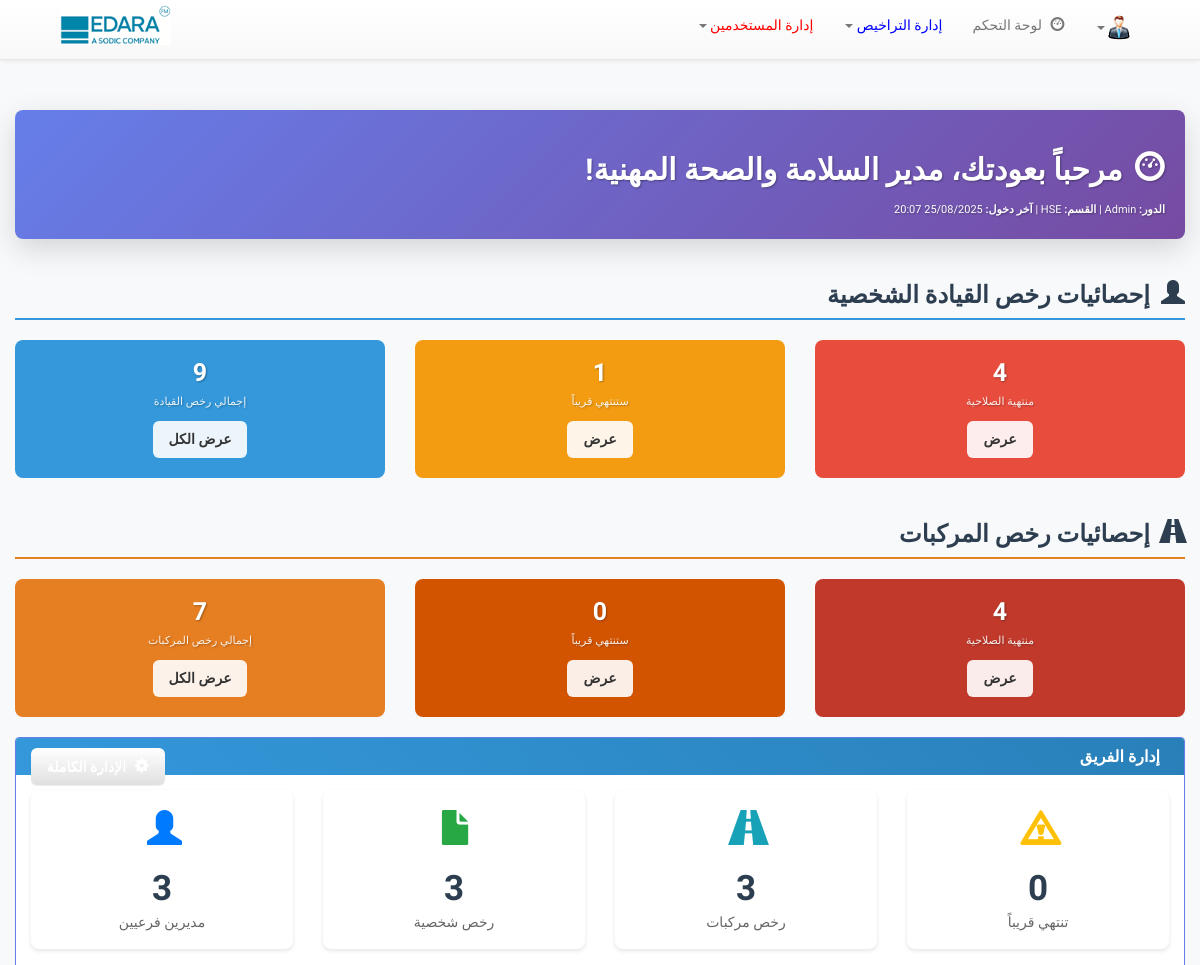
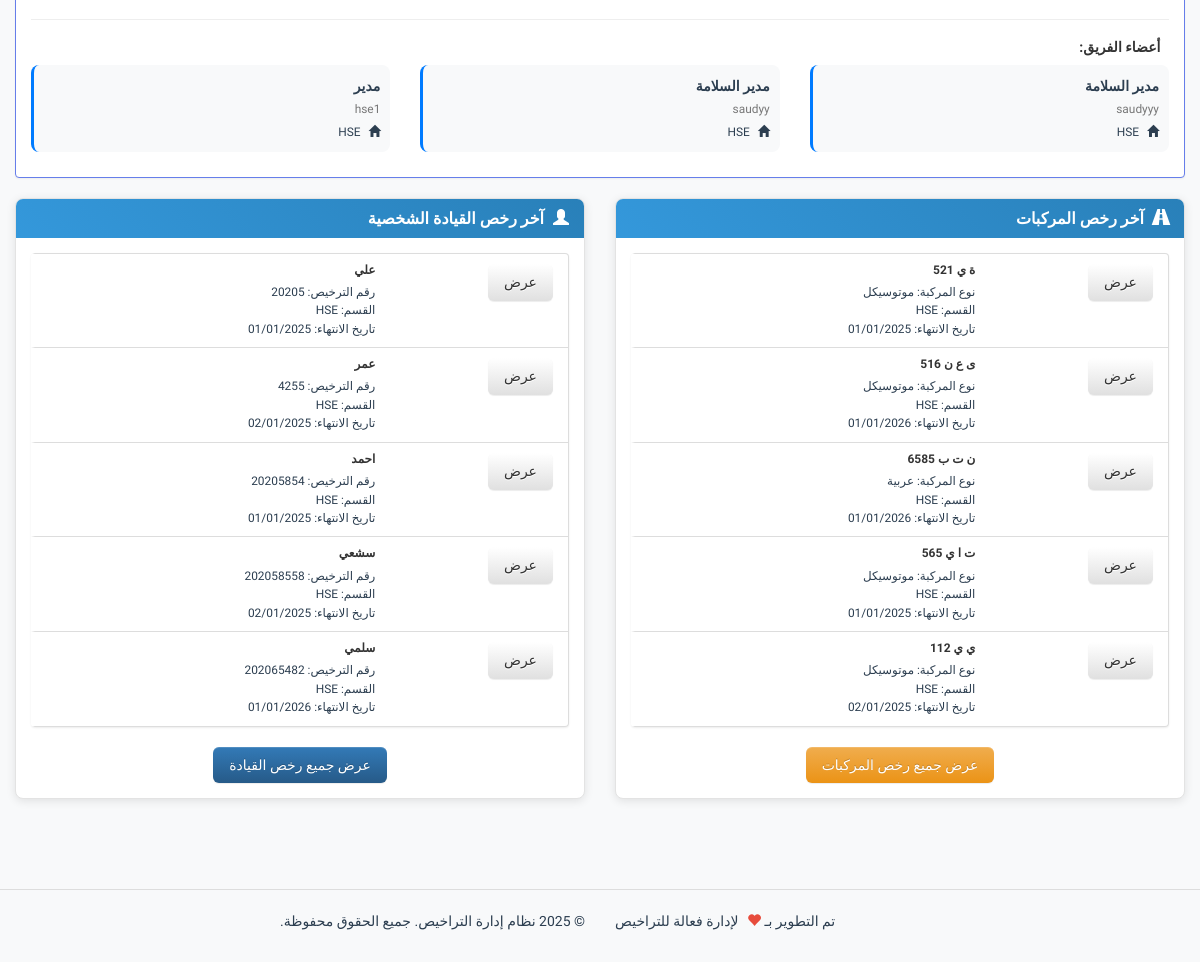
The app's page /dashboard.php (signed in) with its own data (2 pictures, top to bottom).
### tables this page shows
CREATE TABLE `users` (
  `user_id` int(11) NOT NULL,
  `username` varchar(50) NOT NULL,
  `email` varchar(100) NOT NULL,
  `password` varchar(255) NOT NULL,
  `full_name` varchar(255) NOT NULL,
  `role` enum('super_admin','admin','user') NOT NULL DEFAULT 'user',
  `department_id` int(11) DEFAULT NULL,
  `parent_admin_id` int(11) DEFAULT NULL,
  `is_active` tinyint(1) DEFAULT 1,
  `last_login` timestamp NULL DEFAULT NULL,
  `created_at` timestamp NOT NULL DEFAULT current_timestamp(),
  `updated_at` timestamp NOT NULL DEFAULT current_timestamp() ON UPDATE current_timestamp(),
  `project_id` int(11) DEFAULT NULL
);

CREATE TABLE `departments` (
  `department_id` int(11) NOT NULL,
  `department_name` varchar(255) NOT NULL,
  `department_description` text DEFAULT NULL,
  `is_active` tinyint(1) DEFAULT 1,
  `created_at` timestamp NOT NULL DEFAULT current_timestamp(),
  `updated_at` timestamp NOT NULL DEFAULT current_timestamp() ON UPDATE current_timestamp(),
  `department_email` varchar(255) DEFAULT NULL COMMENT 'Email address for the department to receive notifications'
);

CREATE TABLE `personal_licenses` (
  `license_id` int(11) NOT NULL,
  `license_number` varchar(50) NOT NULL,
  `full_name` varchar(255) NOT NULL,
  `issue_date` date NOT NULL,
  `expiration_date` date NOT NULL,
  `project_id` int(11) NOT NULL,
  `department_id` int(11) NOT NULL,
  `user_id` int(11) DEFAULT NULL,
  `front_image_path` varchar(500) DEFAULT NULL,
  `back_image_path` varchar(500) DEFAULT NULL,
  `notes` text DEFAULT NULL,
  `is_active` tinyint(1) DEFAULT 1,
  `created_at` timestamp NOT NULL DEFAULT current_timestamp(),
  `updated_at` timestamp NOT NULL DEFAULT current_timestamp() ON UPDATE current_timestamp()
);

CREATE TABLE `vehicle_licenses` (
  `license_id` int(11) NOT NULL,
  `car_number` varchar(20) NOT NULL,
  `vehicle_type` enum('موتوسيكل','عربية','تروسيكل') NOT NULL,
  `issue_date` date NOT NULL,
  `expiration_date` date NOT NULL,
  `project_id` int(11) NOT NULL,
  `department_id` int(11) NOT NULL,
  `user_id` int(11) DEFAULT NULL,
  `front_image_path` varchar(500) DEFAULT NULL,
  `back_image_path` varchar(500) DEFAULT NULL,
  `notes` text DEFAULT NULL,
  `is_active` tinyint(1) DEFAULT 1,
  `created_at` timestamp NOT NULL DEFAULT current_timestamp(),
  `updated_at` timestamp NOT NULL DEFAULT current_timestamp() ON UPDATE current_timestamp()
);

### dashboard.php (the view, shortened to what the rows shown need)
<?php
require_once 'config/config.php';
require_once 'php_action/auth.php';
$userRole = getUserRole();
$hasVehicleView = hasPermission('vehicle_licenses_view');
$hasPersonalView = hasPermission('personal_licenses_view');
$hasGeneralView = hasPermission('licenses_view');
if ($hasVehicleView || $hasPersonalView) {
    $canViewVehicle = $hasVehicleView;
    $canViewPersonal = $hasPersonalView;
} else {
    $canViewVehicle = $hasGeneralView;
    $canViewPersonal = $hasGeneralView;
}
try {
    $conn = getDBConnection();
    if ($userRole === 'super_admin') {
        if ($canViewPersonal) {
            $personalTotalLicenses = $conn->query("SELECT COUNT(*) FROM personal_licenses WHERE is_active = 1")->fetchColumn();
            $personalExpiringLicenses = $conn->query("SELECT COUNT(*) FROM personal_licenses l WHERE l.is_active = 1 AND l.expiration_date <= DATE_ADD(CURDATE(), INTERVAL 30 DAY) AND l.expiration_date >= CURDATE()")->fetchColumn();
            $personalExpiredLicenses = $conn->query("SELECT COUNT(*) FROM personal_licenses l WHERE l.is_active = 1 AND l.expiration_date < CURDATE()")->fetchColumn();
        } else {
            $personalTotalLicenses = $personalExpiringLicenses = $personalExpiredLicenses = 0;
        }
        if ($canViewVehicle) {
            $vehicleTotalLicenses = $conn->query("SELECT COUNT(*) FROM vehicle_licenses WHERE is_active = 1")->fetchColumn();
            $vehicleExpiringLicenses = $conn->query("SELECT COUNT(*) FROM vehicle_licenses l WHERE l.is_active = 1 AND l.expiration_date <= DATE_ADD(CURDATE(), INTERVAL 30 DAY) AND l.expiration_date >= CURDATE()")->fetchColumn();
            $vehicleExpiredLicenses = $conn->query("SELECT COUNT(*) FROM vehicle_licenses l WHERE l.is_active = 1 AND l.expiration_date < CURDATE()")->fetchColumn();
        } else {
            $vehicleTotalLicenses = $vehicleExpiringLicenses = $vehicleExpiredLicenses = 0;
        }
        $totalUsers = $conn->query("SELECT COUNT(*) FROM users WHERE is_active = 1")->fetchColumn();
        $totalDepartments = $conn->query("SELECT COUNT(*) FROM departments WHERE is_active = 1")->fetchColumn();
        if ($canViewPersonal) {
            $recentPersonalLicensesQuery = "
                SELECT l.*, p.project_name, d.department_name
                FROM personal_licenses l
                LEFT JOIN projects p ON l.project_id = p.project_id
                LEFT JOIN departments d ON l.department_id = d.department_id
                WHERE l.is_active = 1
                ORDER BY l.created_at DESC
                LIMIT 5
            ";
        }
        if ($canViewVehicle) {
            $recentVehicleLicensesQuery = "
                SELECT l.*, p.project_name, d.department_name
                FROM vehicle_licenses l
                LEFT JOIN projects p ON l.project_id = p.project_id
                LEFT JOIN departments d ON l.department_id = d.department_id
                WHERE l.is_active = 1
                ORDER BY l.created_at DESC
                LIMIT 5
            ";
        }
    } elseif ($userRole === 'admin') {
        $personalLicenseFilter = getLicenseFilter('l');
        $vehicleLicenseFilter = getLicenseFilter('l');
        if ($canViewPersonal) {
            $recentPersonalLicensesQuery = "
                SELECT l.*, p.project_name, d.department_name, u.full_name as added_by
                FROM personal_licenses l
                LEFT JOIN projects p ON l.project_id = p.project_id
                LEFT JOIN departments d ON l.department_id = d.department_id
                LEFT JOIN users u ON l.user_id = u.user_id
                WHERE l.is_active = 1 AND ($personalLicenseFilter)
                ORDER BY l.created_at DESC
                LIMIT 5
            ";
        }
        if ($canViewVehicle) {
            $recentVehicleLicensesQuery = "
                SELECT l.*, p.project_name, d.department_name, u.full_name as added_by
                FROM vehicle_licenses l
                LEFT JOIN projects p ON l.project_id = p.project_id
                LEFT JOIN departments d ON l.department_id = d.department_id
                LEFT JOIN users u ON l.user_id = u.user_id
                WHERE l.is_active = 1 AND ($vehicleLicenseFilter)
                ORDER BY l.created_at DESC
                LIMIT 5
            ";
        }
    }
    if ($canViewPersonal && isset($recentPersonalLicensesQuery)) {
        $recentPersonalStmt = $conn->prepare($recentPersonalLicensesQuery);
            $recentPersonalStmt->execute();
        $recentPersonalLicenses = $recentPersonalStmt->fetchAll();
    } else {
        $recentPersonalLicenses = [];
    }
    if ($canViewVehicle && isset($recentVehicleLicensesQuery)) {
        $recentVehicleStmt = $conn->prepare($recentVehicleLicensesQuery);
        if ($userRole === 'admin') {
            $recentVehicleStmt->execute();
        } else {
            $recentVehicleStmt->execute();
        }
        $recentVehicleLicenses = $recentVehicleStmt->fetchAll();
    } else {
        $recentVehicleLicenses = [];
    }
} catch (Exception $e) {
    error_log("Dashboard error: " . $e->getMessage());
    $personalTotalLicenses = $personalExpiringLicenses = $personalExpiredLicenses = 0;
    $vehicleTotalLicenses = $vehicleExpiringLicenses = $vehicleExpiredLicenses = 0;
    $totalUsers = $totalDepartments = 0;
    $recentPersonalLicenses = $recentVehicleLicenses = [];
}
include 'includes/header.php';
?>
<div class="container content-wrapper">
    <div class="row">
        <div class="col-md-12">
            <div class="dashboard-stats">
                <h2><i class="glyphicon glyphicon-dashboard"></i> مرحباً بعودتك، <?php echo htmlspecialchars($_SESSION['full_name']); ?>!</h2>
            </div>
        </div>
    </div>
    <?php if (isHeadAdmin()): ?>
    <div class="row">
        <div class="col-md-12">
            <div class="panel panel-info">
                <div class="panel-body">
                    <?php
                    $teamInfo = getTeamInfo();
                    ?>
                    <?php if (!empty($teamInfo)): ?>
                    <div class="row">
                        <?php foreach ($teamInfo as $member): ?>
                        <div class="col-md-4 col-sm-6">
                            <div class="team-member-card" style="background: #f8f9fa; padding: 10px; border-radius: 8px; margin-bottom: 10px; border-left: 3px solid #007bff;">
                                <strong><?php echo htmlspecialchars($member['full_name']); ?></strong>
                                <br><small class="text-muted"><?php echo htmlspecialchars($member['username']); ?></small>
                                <br><small><i class="glyphicon glyphicon-home"></i> <?php echo htmlspecialchars($member['department_name'] ?? 'لا يوجد قسم'); ?></small>
                            </div>
                        </div>
                        <?php endforeach; ?>
                    </div>
                    <?php endif; ?>
                </div>
            </div>
        </div>
    </div>
    <?php endif; ?>
    <?php if ($canViewPersonal || $canViewVehicle): ?>
    <div class="row">
        <?php if ($canViewPersonal): ?>
        <div class="<?php echo ($canViewPersonal && $canViewVehicle) ? 'col-md-6' : 'col-md-12'; ?>">
            <div class="panel panel-default">
                <div class="panel-body">
                    <?php if (!empty($recentPersonalLicenses)): ?>
                        <div class="list-group">
                            <?php foreach ($recentPersonalLicenses as $license): ?>
                                <div class="list-group-item">
                                    <div class="row">
                                        <div class="col-md-8">
                                            <h6 class="list-group-item-heading">
                                                <strong><?php echo htmlspecialchars($license['full_name']); ?></strong>
                                            </h6>
                                            <p class="list-group-item-text">
                                                <small>
                                                    رقم الترخيص: <?php echo htmlspecialchars($license['license_number']); ?><br>
                                                    القسم: <?php echo htmlspecialchars($license['department_name']); ?><br>
                                                    تاريخ الانتهاء: <?php echo date('d/m/Y', strtotime($license['expiration_date'])); ?>
                                                </small>
                                            </p>
                                        </div>
                                        <div class="col-md-4 text-left">
                                            <a href="view_license.php?id=<?php echo $license['license_id']; ?>&type=personal"
                                               class="btn btn-xs btn-default">
                                                عرض
                                            </a>
                                        </div>
                                    </div>
                                </div>
                            <?php endforeach; ?>
                        </div>
                    <?php else: ?>
                        <p class="text-muted text-center">لا توجد رخص قيادة شخصية حديثة</p>
                    <?php endif; ?>
                </div>
            </div>
        </div>
        <?php endif; ?>
        <?php if ($canViewVehicle): ?>
        <div class="<?php echo ($canViewPersonal && $canViewVehicle) ? 'col-md-6' : 'col-md-12'; ?>">
            <div class="panel panel-default">
                <div class="panel-body">
                    <?php if (!empty($recentVehicleLicenses)): ?>
                        <div class="list-group">
                            <?php foreach ($recentVehicleLicenses as $license): ?>
                                <div class="list-group-item">
                                    <div class="row">
                                        <div class="col-md-8">
                                            <h6 class="list-group-item-heading">
                                                <strong><?php echo htmlspecialchars($license['car_number']); ?></strong>
                                            </h6>
                                            <p class="list-group-item-text">
                                                <small>
                                                    نوع المركبة: <?php echo htmlspecialchars($license['vehicle_type']); ?><br>
                                                    القسم: <?php echo htmlspecialchars($license['department_name']); ?><br>
                                                    تاريخ الانتهاء: <?php echo date('d/m/Y', strtotime($license['expiration_date'])); ?>
                                                </small>
                                            </p>
                                        </div>
                                        <div class="col-md-4 text-left">
                                            <a href="view_license.php?id=<?php echo $license['license_id']; ?>&type=vehicle"
                                               class="btn btn-xs btn-default">
                                                عرض
                                            </a>
                                        </div>
                                    </div>
                                </div>
                            <?php endforeach; ?>
                        </div>
                    <?php else: ?>
                        <p class="text-muted text-center">لا توجد رخص مركبات حديثة</p>
                    <?php endif; ?>
                </div>
            </div>
        </div>
        <?php endif; ?>
    </div>
    <?php endif; ?>
</div>
<?php include 'includes/footer.php'; ?>

### records on screen
users: full_name "مدير", username "hse1", department.department_name "HSE"
users: full_name "مدير السلامة", username "saudyy", department.department_name "HSE"
users: full_name "مدير السلامة", username "saudyyy", department.department_name "HSE"
personal_licenses: full_name "علي", license_number "20205", department.department_name "HSE", expiration_date "01/01/2025"
personal_licenses: full_name "عمر", license_number "4255", department.department_name "HSE", expiration_date "02/01/2025"
personal_licenses: full_name "احمد", license_number "20205854", department.department_name "HSE", expiration_date "01/01/2025"
personal_licenses: full_name "سشعي", license_number "202058558", department.department_name "HSE", expiration_date "02/01/2025"
personal_licenses: full_name "سلمي", license_number "202065482", department.department_name "HSE", expiration_date "01/01/2026"
vehicle_licenses: car_number "ة ي 521", vehicle_type "موتوسيكل", department.department_name "HSE", expiration_date "01/01/2025"
vehicle_licenses: car_number "ى ع ن 516", vehicle_type "موتوسيكل", department.department_name "HSE", expiration_date "01/01/2026"
vehicle_licenses: car_number "ن ت ب 6585", vehicle_type "عربية", department.department_name "HSE", expiration_date "01/01/2026"
vehicle_licenses: car_number "ت ا ي 565", vehicle_type "موتوسيكل", department.department_name "HSE", expiration_date "01/01/2025"
vehicle_licenses: car_number "ي ي 112", vehicle_type "موتوسيكل", department.department_name "HSE", expiration_date "02/01/2025"

### other values on screen
$_SESSION['full_name'] "مدير السلامة والصحة المهنية"
$userRole "Admin"
date('d/m/Y H:i', $_SESSION['login_time']) "25/08/2025 20:07"
$personalTotalLicenses "9"
$personalExpiringLicenses "1"
$personalExpiredLicenses "4"
$vehicleTotalLicenses "7"
$vehicleExpiringLicenses "0"
$vehicleExpiredLicenses "4"
$teamStats['sub_admins'] "3"
$teamStats['total_personal'] "3"
$teamStats['total_vehicle'] "3"
$teamStats['expiring_soon'] "0"
